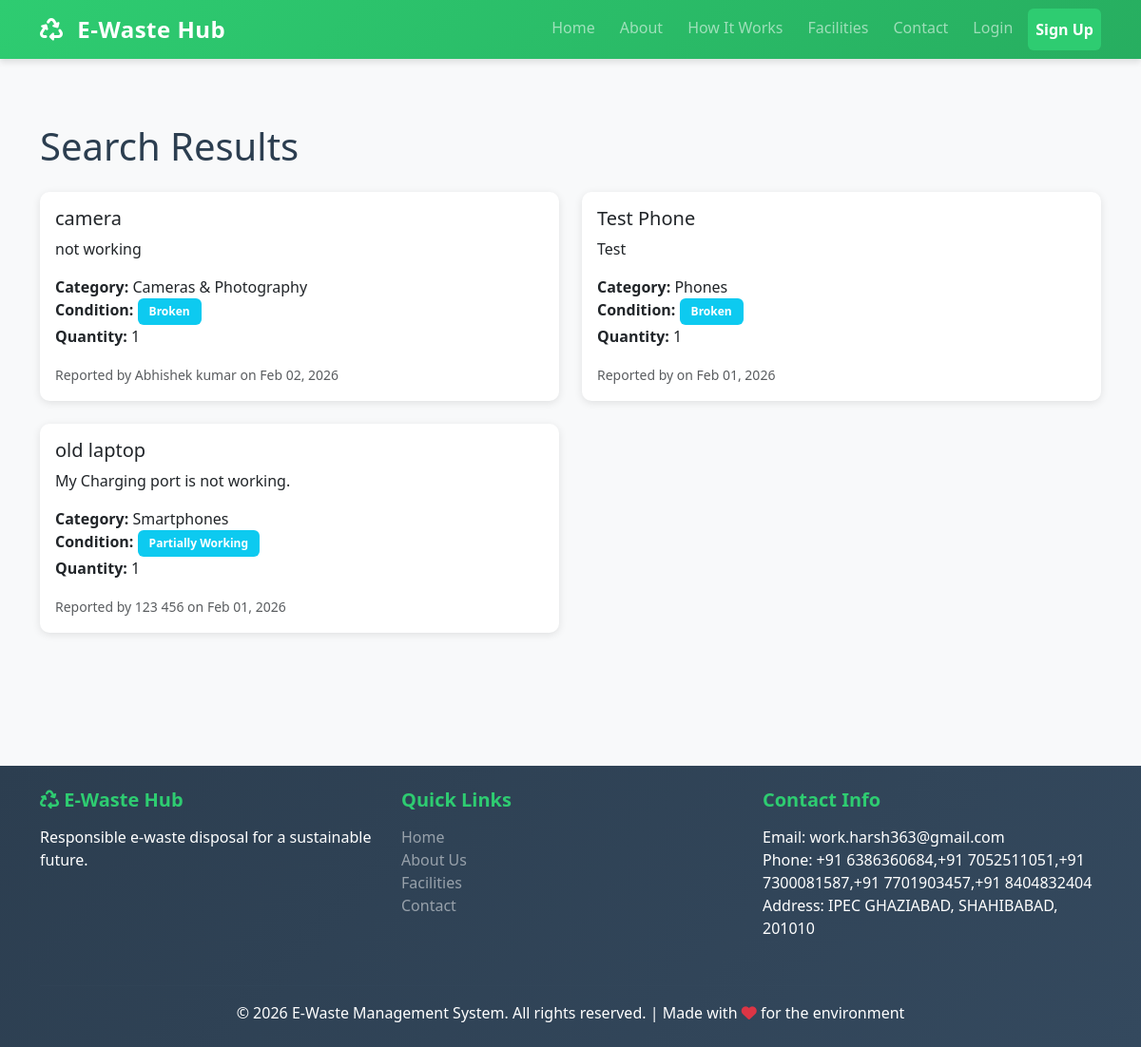
The app's page /search/ with its own data.
### ewaste/models.py (models this page shows, shortened)
class EWasteItem(models.Model):
    CONDITION_CHOICES = [
        ('working', 'Working'),
        ('partial', 'Partially Working'),
        ('broken', 'Broken'),
    ]
    user = models.ForeignKey(User, on_delete=models.CASCADE, related_name='ewaste_items')
    category = models.ForeignKey(EWasteCategory, on_delete=models.SET_NULL, null=True)
    item_name = models.CharField(max_length=200)
    description = models.TextField()
    condition = models.CharField(max_length=20, choices=CONDITION_CHOICES)
    quantity = models.IntegerField(default=1)
    pickup_location = models.CharField(max_length=500)
    preferred_date = models.DateField()
    contact_phone = models.CharField(max_length=15)
    images = models.TextField(blank=True, help_text="Store image paths or URLs")
    is_collected = models.BooleanField(default=False)
    created_at = models.DateTimeField(auto_now_add=True)
    updated_at = models.DateTimeField(auto_now=True)
    class Meta:
        ordering = ['-created_at']

class EWasteCategory(models.Model):
    name = models.CharField(max_length=100)
    description = models.TextField()
    icon = models.CharField(max_length=50, default='📱')
    class Meta:
        verbose_name_plural = "E-Waste Categories"

### ewaste/views.py (the view)
# urls.py: path('search/', views.search_items, name='search'),
def search_items(request):
    query = request.GET.get('q', '')
    items = EWasteItem.objects.all()
    if query:
        items = items.filter(
            Q(item_name__icontains=query) |
            Q(description__icontains=query) |
            Q(category__name__icontains=query)
        )
    context = {'items': items, 'query': query}
    return render(request, 'search_results.html', context)

### templates/search_results.html (shortened to what this page needs)
{% extends 'base.html' %}
{% block content %}
<div class="container py-5">
    <h1 class="mb-4">Search Results</h1>
    {% if items %}
        <div class="row">
            {% for item in items %}
                <div class="col-md-6 mb-4">
                    <div class="card">
                        <div class="card-body">
                            <h5 class="card-title">{{ item.item_name }}</h5>
                            <p class="card-text">{{ item.description|truncatewords:20 }}</p>
                            <p>
                                <strong>Category:</strong> {% if item.category %}{{ item.category.name }}{% else %}-{% endif %}<br>
                                <strong>Condition:</strong> <span class="badge bg-info">{{ item.get_condition_display }}</span><br>
                                <strong>Quantity:</strong> {{ item.quantity }}
                            </p>
                            <small class="text-muted">Reported by {{ item.user.get_full_name }} on {{ item.created_at|date:"M d, Y" }}</small>
                        </div>
                    </div>
                </div>
            {% endfor %}
        </div>
    {% else %}
        <div class="alert alert-info">
            <i class="fas fa-info-circle"></i> No results found. Try a different search term.
        </div>
    {% endif %}
</div>
{% endblock %}

### templates/static/css/style.css (style rules this page uses)
:root { --primary-color: #2ecc71; --secondary-color: #3498db; --dark-color: #2c3e50; --light-color: #ecf0f1; --danger-color: #e74c3c; --warning-color: #f39c12; }
* { margin: 0; padding: 0; box-sizing: border-box; }
body { font-family: 'Segoe UI', Tahoma, Geneva, Verdana, sans-serif; color: #2c3e50; background-color: #f8f9fa; }
.card { border: none; border-radius: 10px; box-shadow: 0 2px 8px rgba(0, 0, 0, 0.1); transition: all 0.3s ease; }
.badge { padding: 8px 12px; font-weight: 600; border-radius: 6px; }
.card { animation: slideIn 0.3s ease-out; }

### records on screen
EWasteItem: item_name "camera", description "not working", category.name "Cameras & Photography", condition "Broken", quantity "1", user.get_full_name "Abhishek kumar", created_at "Feb 02, 2026"
EWasteItem: item_name "Test Phone", description "Test", category.name "Phones", condition "Broken", quantity "1", created_at "Feb 01, 2026"
EWasteItem: item_name "old laptop", description "My Charging port is not working.", category.name "Smartphones", condition "Partially Working", quantity "1", user.get_full_name "123 456", created_at "Feb 01, 2026"
